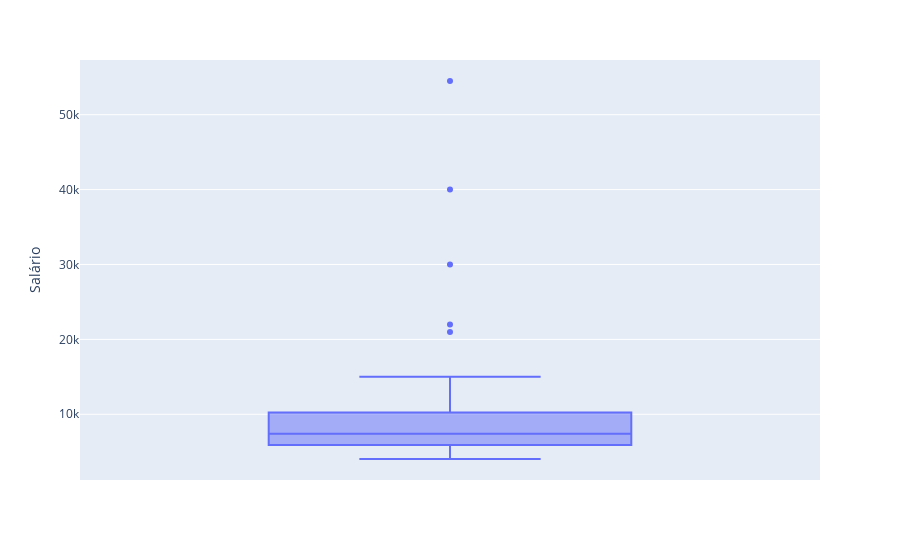

This figure's notebook cell:
### Markdown cell above
Existem clientes que possuem salário discrepante em relação aos demais clientes? Analise o boxplot.

### Code cell
fig_box = px.box(df_cred, y= 'Salário')
fig_box.show()

### Figure 1 — Plotly figure (JSON) as saved in the notebook; plotly's stock layout.template omitted (floating-point values rounded to 4 significant figures)
{"data": [{"alignmentgroup": "True", "hovertemplate": "Salário=%{y}<extra></extra>", "legendgroup": "", "marker": {"color": "#636efa"}, "name": "", "notched": false, "offsetgroup": "", "orientation": "v", "showlegend": false, "type": "box", "x0": " ", "xaxis": "x", "y": [4300, 4400, 4800, 5000, 5000, 5000, 5000, 5800, 6000, 6000, 6000, 6320, 6400, 6500, 6800, 6900, 6927, 5500, 7825, 7000, 6500, 8000, 8000, 8100, 5700, 8784, 7300, 10000, 10000, 10000, 4027, 5214, 7500, 9000, 12000, 9200, 12910.0, 13348, 13500, 10084, 15000, 10400, 14800, 21000, 30000, 22000, 40000, 54500], "y0": " ", "yaxis": "y"}], "layout": {"autosize": true, "boxmode": "group", "legend": {"tracegroupgap": 0}, "margin": {"t": 60}, "xaxis": {"anchor": "y", "autorange": true, "domain": [0, 1], "range": [-0.5, 0.5], "type": "category"}, "yaxis": {"anchor": "x", "autorange": true, "domain": [0, 1], "range": [1223.0, 57300.0], "title": {"text": "Salário"}, "type": "linear"}}}
